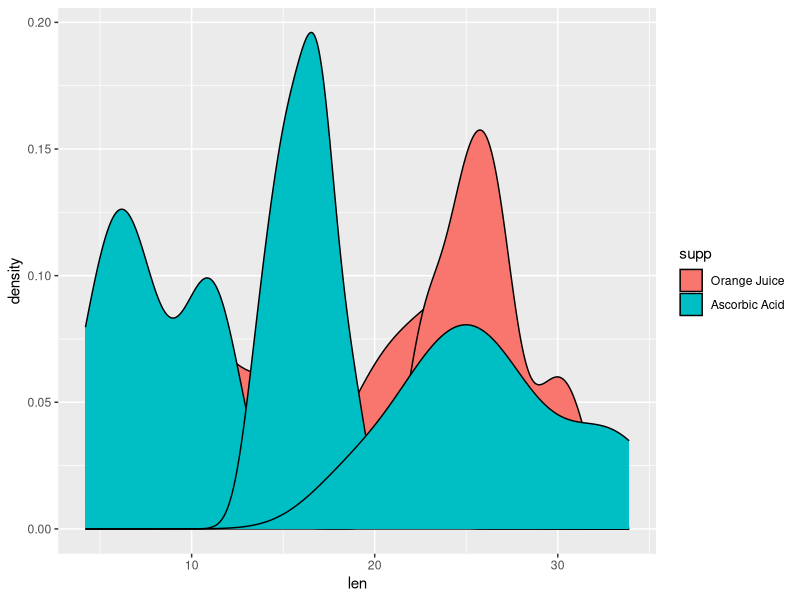

This chart was generated by the following R code:
library(datasets)
data(ToothGrowth)


ToothGrowth$dose <- factor(ToothGrowth$dose)
levels(ToothGrowth$supp) <- c("Orange Juice", "Ascorbic Acid")

library(ggplot2)


g1 <- ggplot(data=ToothGrowth, aes(x = len, fill=supp)) +
    geom_density(alpha=0.2) +
    labs(x="Tooth length", y="Density") +
    guides(fill = guide_legend(title="Supplement")) +
    ggtitle("Figure 1: Distribution of tooth length by Supplement") +
    theme(plot.title = element_text(size = rel(1.5)))
    
oj <- subset(ToothGrowth, supp==levels(ToothGrowth$supp)[1])
vc <- subset(ToothGrowth, supp==levels(ToothGrowth$supp)[2])
g2 <- ggplot(
    data = data.frame(
        stats = matrix(c(mean(oj$len), var(oj$len), mean(vc$len), var(vc$len)), nrow=4),
        stat = factor(rep(c("mean", "variance"), times=2)),
        supp = factor(rep(levels(ToothGrowth$supp), c(2,2)))),
    aes(x=supp, y=stats, fill=stat)) +
    geom_bar(stat="identity", alpha=0.8, position="dodge") +
    labs(x="Supplement", y="Value") +
    guides(fill = guide_legend(title="Statistic")) +
    ggtitle("Figure 2: Mean and variance of tooth length by Supplement") +
    theme(plot.title = element_text(size = rel(1.5)))


g3 <- ggplot(data=ToothGrowth, aes(x = len, fill = dose)) +
    geom_density(alpha = 0.2) +
    labs(x="Tooth length", y="Density") +
    guides(fill = guide_legend(title="Dose (mg)")) +
    ggtitle("Figure 3: Distribution of tooth length by Dose") +
    theme(plot.title = element_text(size = rel(1.5)))

g4 <- ggplot(data=ToothGrowth, aes(x = len, fill=dose)) +
    geom_density(alpha = 0.2) +
    facet_grid(. ~ supp) +
    labs(x="Tooth length", y="Density") +
    guides(fill = guide_legend(title="Dose (mg)")) +
    ggtitle("Figure 4: Distribution of tooth length by Dose and Supplement") +
    theme(plot.title = element_text(size = rel(1.5)))

g5 <- ggplot(data = ToothGrowth, aes(x = len, fill=supp, shape = dose))+ geom_density()

print(g5)